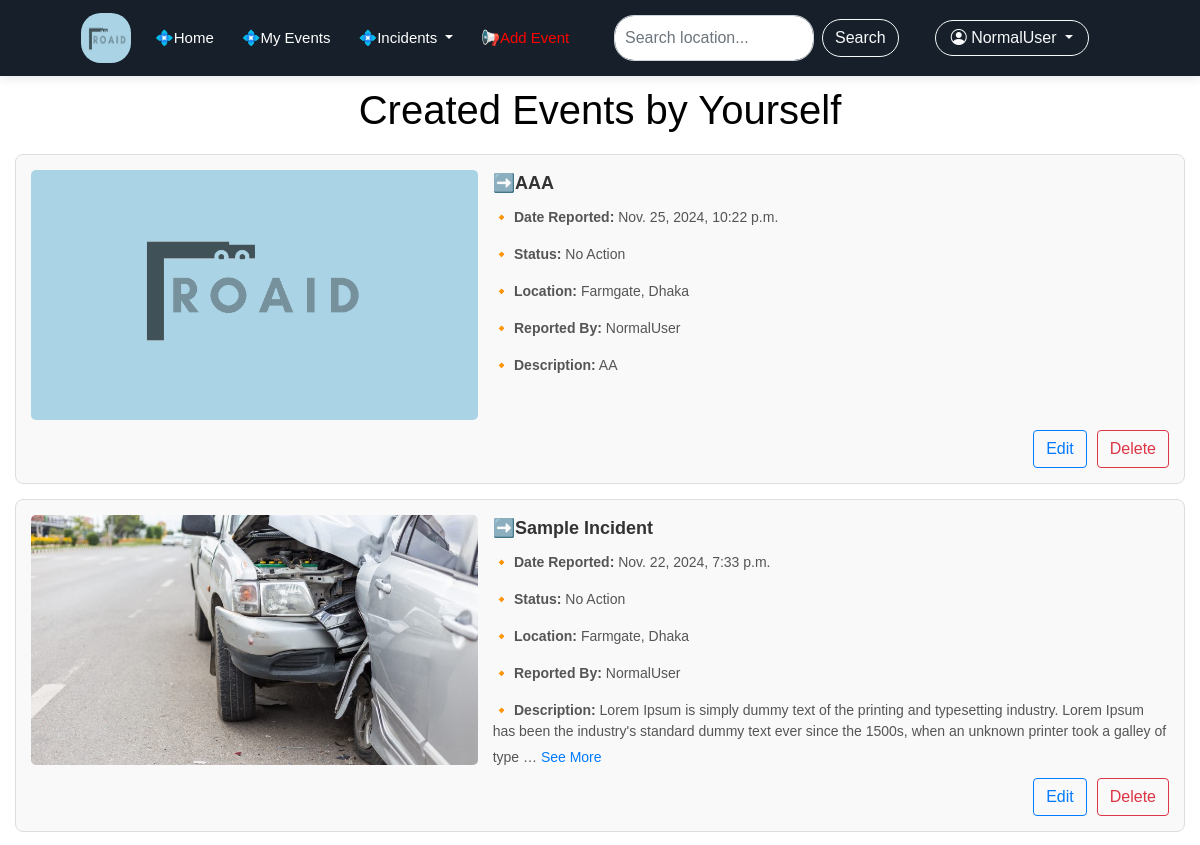
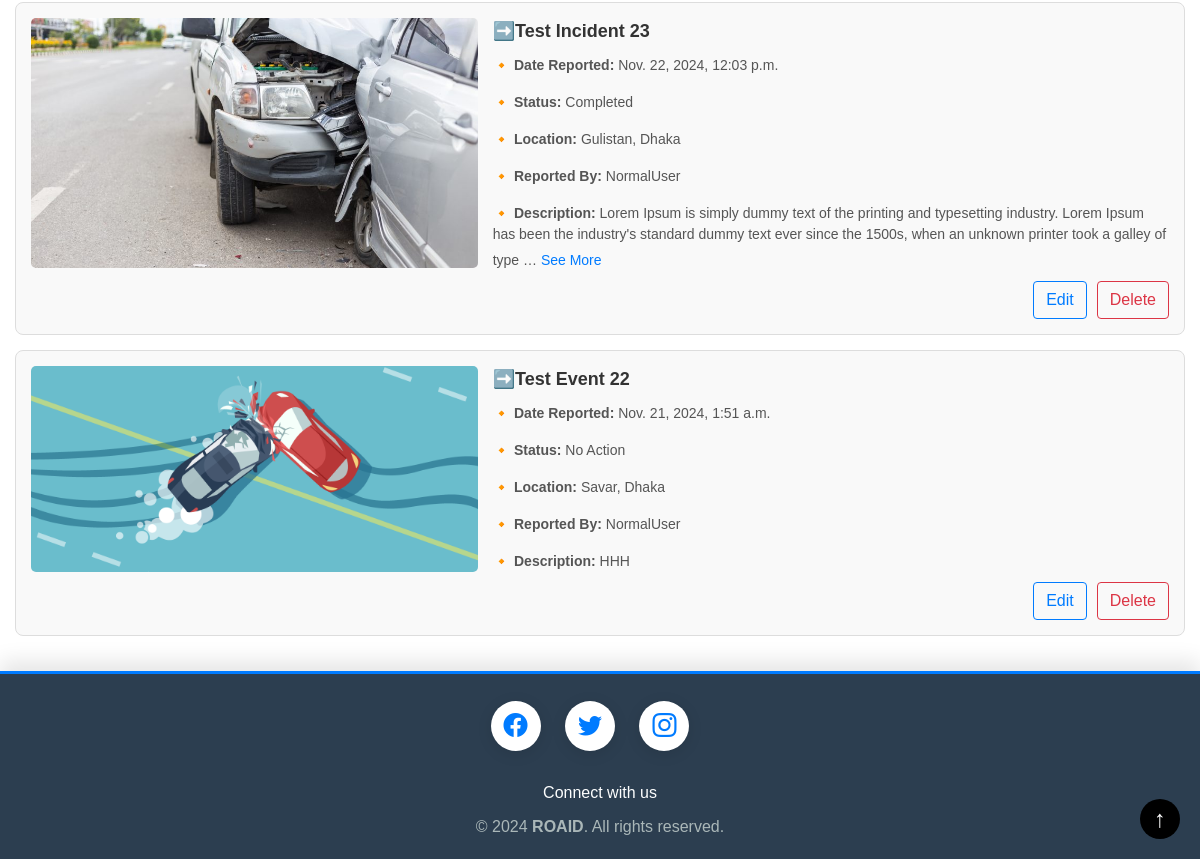
Page /my_events/ (signed in) on the earlier database version (2 pictures, top to bottom).
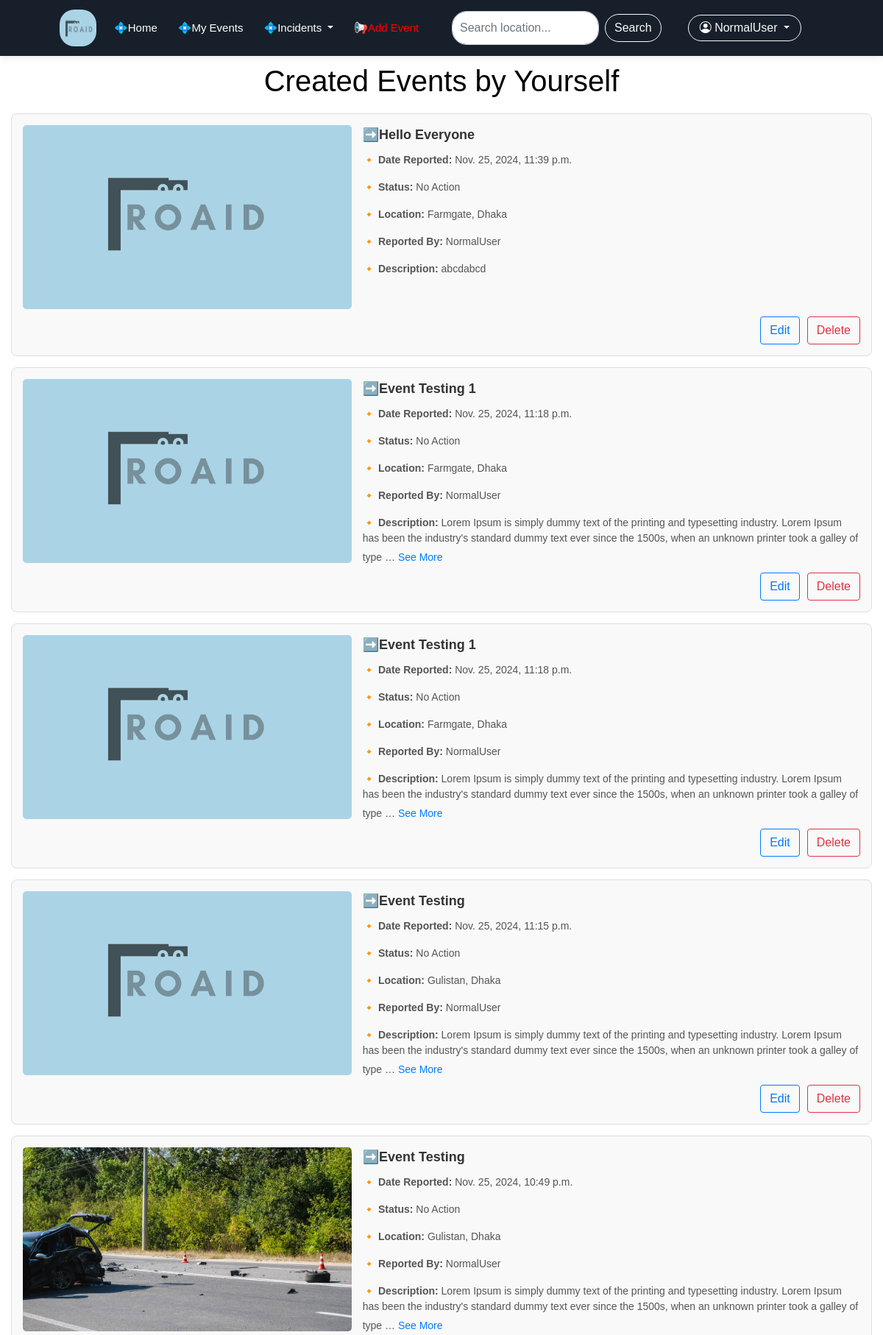
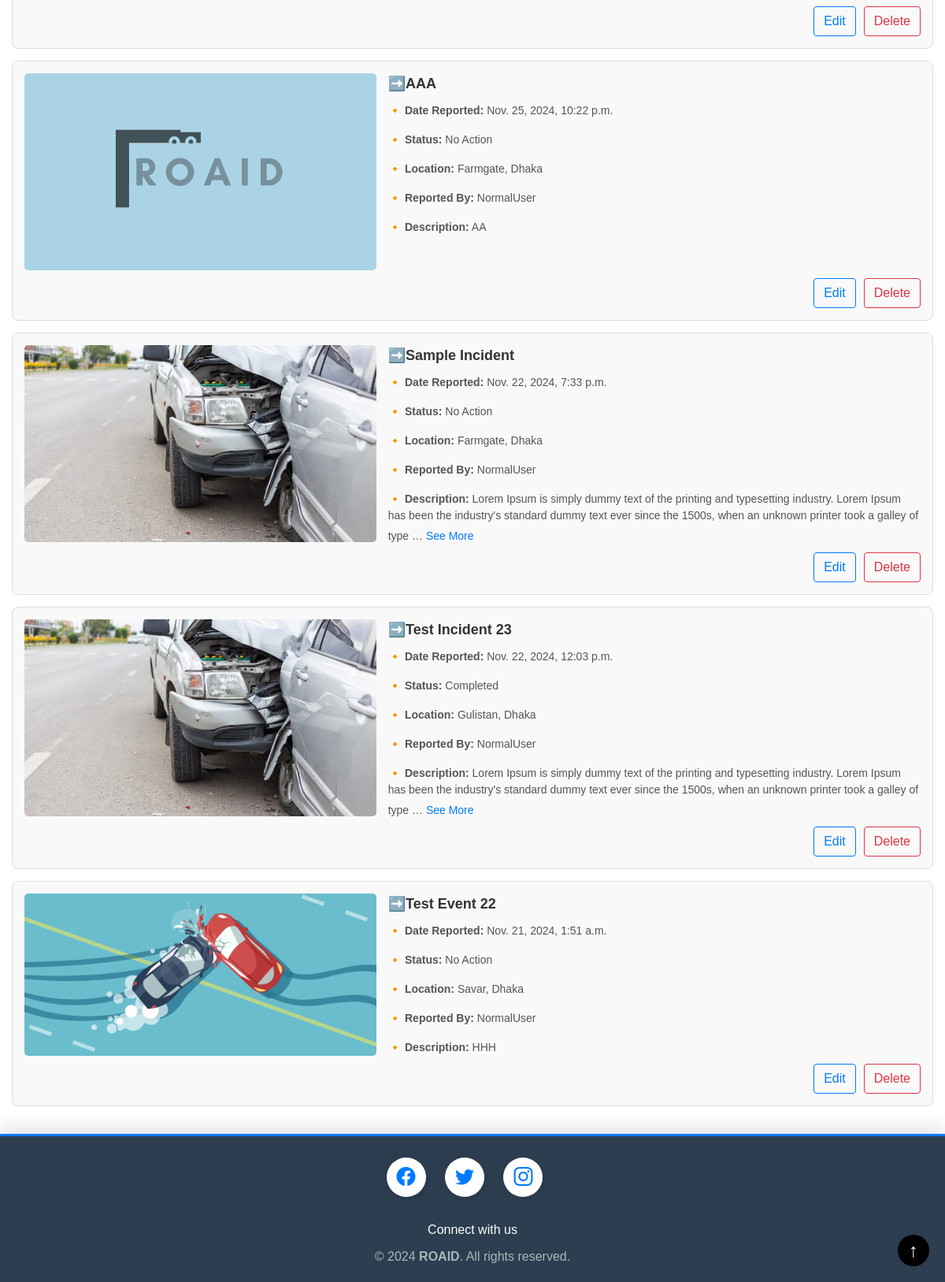
Same page on the later database version (2 pictures, top to bottom).
### Volunteer/models.py (models this page shows, shortened)
class Incident(models.Model):
    STATUS_CHOICES = [
        ('No Action', 'No Action'),
        ('On Action', 'On Action'),
        ('Completed', 'Completed'),
    ]
    title = models.CharField(max_length=200)
    description = models.TextField()
    location = models.CharField(max_length=255)
    date_reported = models.DateTimeField(auto_now_add=True)
    status = models.CharField(max_length=20, choices=STATUS_CHOICES, default='No Action')
    reported_by = models.ForeignKey(User, on_delete=models.CASCADE, related_name='reported_incidents')
    assigned_to = models.ForeignKey(User, on_delete=models.SET_NULL, null=True, blank=True, default= None,
                                    related_name='assigned_incidents')
    service_type = models.CharField(max_length=50,
                                    choices=[('Fire', 'Fire'), ('Police', 'Police'), ('Ambulance', 'Ambulance')],
                                    default='police')
    image = models.ImageField(blank=True, null=True, upload_to='images/')

### Volunteer/views.py (the view)
# urls.py: path('my_events/', v_views.my_events, name='my_events'),
@login_required
def my_events(request):
    inc = Incident.objects.filter(reported_by=request.user).order_by('-date_reported')
    context = {'inc': inc}
    return render(request, template_name='my_events.html', context=context)

### Volunteer/templates/my_events.html (shortened to what this page needs)
{% extends 'common.html' %}
{% load static %}
{% block content %}
<!DOCTYPE html>
<html lang="en">
<head>
    <link rel="stylesheet" href="{% static 'css/my_events.css' %}">
</head>
<body>
    <div class="container">
        <h1 class="title" style="padding-top: 10px;color: black">Created Events by Yourself</h1>
        {% for incident in inc %}
        <div class="incident-card">
            <div class="incident-content">
                <div class="incident-image-container">
                    {% if incident.image %}
                        <img src="{{ incident.image.url }}" alt="Incident Image" class="incident-image">
                    {% else %}
                        <img src="{% static 'images/ROAID.png' %}" alt="Incident Image" class="incident-image">
                    {% endif %}
                </div>
                <div class="incident-info">
                    <div class="incident-header">
                        ➡️{{ incident.title }}
                    </div>
                    <div class="incident-details">
                        <p><strong>🔸 Date Reported:</strong> {{ incident.date_reported }}</p>
                        <p><strong>🔸 Status:</strong> {{ incident.status }}</p>
                        <p><strong>🔸 Location:</strong> {{ incident.location }}</p>
                        <p><strong>🔸 Reported By:</strong> {{ incident.reported_by }}</p>
                    </div>
                    <div class="incident-description">
                        <strong>🔸 Description:</strong>
                        <span class="description-text" data-full-text="{{ incident.description }}">
                            {{ incident.description|truncatechars:200 }}
                        </span>
                        {% if incident.description|length > 200 %}
                            <button class="see-more-btn">See More</button>
                        {% endif %}
                    </div>
                </div>
            </div>
            <div class="button-container">
                <a href="{% url 'edit_incident' incident.id %}" class="btn btn-outline-primary" style="margin-right: 10px">Edit</a>
                <a href="{% url 'delete_incident' incident.id %}" class="btn btn-outline-danger">Delete</a>
            </div>
        </div>
        {% empty %}
        <p>No incidents to display.</p>
        {% endfor %}
    </div>
</body>
</html>
{% endblock %}

### Volunteer/templates/common.html (shortened to what this page needs)
<!DOCTYPE html>
<html lang="en">
<head>
    <link href="https://cdn.jsdelivr.net/npm/bootstrap@5.3.0/dist/css/bootstrap.min.css" rel="stylesheet">
    <link rel="stylesheet" href="https://cdn.jsdelivr.net/npm/bootstrap@4.0.0/dist/css/bootstrap.min.css">
</head>
<body>
{% include 'navbar.html' %}
{% block content %}
{% endblock %}
</body>
{% include 'footer.html' %}
</html>

### Volunteer/templates/navbar.html (shortened to what this page needs)
{% load static %}
<link rel="stylesheet" href="{% static 'css/navbar.css' %}">
<nav class="navbar navbar-expand-lg navbar-light" style="background-color: #17202a; box-shadow: 0 2px 10px rgba(0,0,0,0.1);">
  <div class="container-fluid">
    <a class="navbar-brand" href="http://127.0.0.1:8000/about_us/">
      <img src="{% static 'images/About.png' %}" alt="VBTIMS Logo" style="height: 50px; width: 50px; border-radius: 40%;margin-left: 50px">
    </a>
    <div class="collapse navbar-collapse" id="navbarSupportedContent">
      <ul class="navbar-nav mr-auto">
        <li class="nav-item active">
          <a class="nav-link text-white" href="http://127.0.0.1:8000/homepage" style="font-size: 15px; padding-right: 20px">💠Home</a>
        </li>
        <li class="nav-item">
          <a class="nav-link text-white" href="http://127.0.0.1:8000/my_events/" style="font-size: 15px; padding-right: 20px">💠My Events</a>
        </li>
        <li class="nav-item dropdown">
          <a class="nav-link dropdown-toggle text-white" href="#" id="navbarDropdown" role="button" data-toggle="dropdown" aria-haspopup="true" aria-expanded="false" style="font-size: 15px; padding-right: 20px">
            💠Incidents
          </a>
        </li>
        <li class="nav-item">
          <a class="nav-link text-white" href="http://127.0.0.1:8000/add_incident/" style="font-size: 15px; padding-right: 20px; -webkit-text-fill-color: red">📢Add Event</a>
        </li>
      </ul>
      <form class="form-inline my-2 my-lg-0" action="{% url 'search' %}" method="GET" style="margin-right: 20px;">
        <input class="form-control mr-sm-2" type="text" name="query" placeholder="Search location..." aria-label="Search" style="border-radius: 20px; padding: 10px; width: 200px;">
        <button class="btn btn-outline-light my-2 my-sm-0" type="submit" style="border-radius: 20px;">Search</button>
      </form>
      <div class="dropdown ml-3" style="margin-right: 80px;">
        <a class="btn btn-outline-light dropdown-toggle" href="#" role="button" id="profileDropdown" data-toggle="dropdown" aria-haspopup="true" aria-expanded="false" style="border-radius: 20px; padding: 5px 15px;">
          <i class="bi bi-person-circle"></i> {{user.username}}
        </a>
      </div>
    </div>
  </div>
</nav>

### Volunteer/templates/footer.html (shortened to what this page needs)
<!DOCTYPE html>
<html lang="en">
<head>
    <link href="https://cdn.jsdelivr.net/npm/bootstrap-icons@1.8.0/font/bootstrap-icons.css" rel="stylesheet">
</head>
<body>
<footer>
    <div class="pattern-bg"></div>
    <div class="container" style="margin-top: 20px">
        <div class="row">
            <div class="col-12 text-center">
                <div class="social-icons">
                    <a href="https://www.facebook.com/" target="_blank">
                        <i class="bi bi-facebook"></i>
                    </a>
                    <a href="https://twitter.com/" target="_blank">
                        <i class="bi bi-twitter"></i>
                    </a>
                    <a href="https://www.instagram.com/" target="_blank">
                        <i class="bi bi-instagram"></i>
                    </a>
                </div>
            </div>
        </div>
        <div class="row">
            <div class="col-12 text-center">
                <p class="footer-text">Connect with us</p>
                <p class="footer-text" style="color: #aab7b8;">&copy; 2024 <strong>ROAID</strong>. All rights reserved.</p>
            </div>
        </div>
    </div>
</footer>
<button class="scroll-to-top" onclick="scrollToTop()">&#8593;</button>
</body>
</html>

### static/css/navbar.css (style rules this page uses)
body, html { background-color: #ffffff; color: #000000; transition: background-color 0.3s, color 0.3s; }
.navbar { background-color: #17202a; }

### static/css/my_events.css (style rules this page uses)
* { margin: 0; padding: 0; box-sizing: border-box; }
.container { max-width: 800px; margin: 0 auto; padding: 20px; font-family: Arial, sans-serif; }
.title { color: #0066cc; text-align: center; margin-bottom: 20px; }
.incident-card { border: 1px solid #ddd; border-radius: 8px; margin-bottom: 15px; padding: 15px; background-color: #f9f9f9; }
.incident-content { display: flex; gap: 15px; }
.incident-image-container { flex: 2 2 40%; }
.incident-image { width: 100%; height: 100%; overflow: hidden; max-height: 250px; border-radius: 5px; object-fit: cover; }
.incident-info { flex: 1 1 60%; }
.incident-header { font-size: 18px; font-weight: bold; color: #333; margin-bottom: 10px; }
.incident-details p, .incident-description { font-size: 14px; color: #555; }
.see-more-btn { background: none; border: none; color: #007bff; cursor: pointer; font-size: 14px; margin-top: 5px; padding: 0; }
.button-container { display: flex; justify-content: flex-end; margin-top: 10px; }

### Volunteer/templates/footer.html (style rules this page uses)
body { margin: 0; padding: 0; display: flex; flex-direction: column; min-height: 100vh; font-family: Arial, sans-serif; }
footer { background-color: #2c3e50 ; padding: 10px 0; margin-top: 20px; font-family: Arial, sans-serif; position: relative; overflow: hidden; border-top-left-radius: 0px; border-top-right-radius: 0px; box-shadow: 0px -10px 20px rgba(0, 0, 0, 0.1); }
.container { max-width: 1200px; margin: 0 auto; padding: 0 15px; }
.social-icons { margin-bottom: 30px; }
.social-icons a { color: #007bff; text-decoration: none; margin-right: 20px; transition: color 0.3s ease; border-radius: 50%; display: inline-flex; justify-content: center; align-items: center; width: 50px; height: 50px; background-color: #fff; box-shadow: 0px 3px 15px rgba(0, 0, 0, 0.1); }
.footer-text { font-size: 16px; color: #fdfefe; margin-bottom: 10px; }
footer:before { content: ""; position: absolute; top: -3px; left: 0; width: 100%; height: 6px; background-color: #007bff; border-radius: 3px 3px 0 0; animation: waveAnimation 2s linear infinite alternate; }
footer .social-icons a i { font-size: 24px; }
footer .footer-text { margin-bottom: 10px; }
.pattern-bg { position: absolute; top: 0; left: 0; width: 100%; height: 100%; opacity: 0.1; pointer-events: none; }
.scroll-to-top { position: fixed; bottom: 20px; right: 20px; background-color: black; color: #fff; border: none; border-radius: 50%; width: 40px; height: 40px; font-size: 24px; line-height: 40px; text-align: center; cursor: pointer; transition: background-color 0.3s ease; z-index: 999; }

Differences in the rows shown:
added Incident: title "Hello Everyone", date_reported "Nov. 25, 2024, 11:39 p.m.", status "No Action", location "Farmgate, Dhaka", reported_by "NormalUser", description "abcdabcd"
added Incident: title "Event Testing 1", date_reported "Nov. 25, 2024, 11:18 p.m.", status "No Action", location "Farmgate, Dhaka", reported_by "NormalUser", description "Lorem Ipsum is simply dummy text of the printing and typesetting industry. Lorem Ipsum has been the industry's standard dummy text ever since the 1500s, when an unknown printer took a galley of type …", shows "See More"
added Incident: title "Event Testing 1", date_reported "Nov. 25, 2024, 11:18 p.m.", status "No Action", location "Farmgate, Dhaka", reported_by "NormalUser", description "Lorem Ipsum is simply dummy text of the printing and typesetting industry. Lorem Ipsum has been the industry's standard dummy text ever since the 1500s, when an unknown printer took a galley of type …", shows "See More"
added Incident: title "Event Testing", date_reported "Nov. 25, 2024, 11:15 p.m.", status "No Action", location "Gulistan, Dhaka", reported_by "NormalUser", description "Lorem Ipsum is simply dummy text of the printing and typesetting industry. Lorem Ipsum has been the industry's standard dummy text ever since the 1500s, when an unknown printer took a galley of type …", shows "See More"
added Incident: image (picture), title "Event Testing", date_reported "Nov. 25, 2024, 10:49 p.m.", status "No Action", location "Gulistan, Dhaka", reported_by "NormalUser", description "Lorem Ipsum is simply dummy text of the printing and typesetting industry. Lorem Ipsum has been the industry's standard dummy text ever since the 1500s, when an unknown printer took a galley of type …", shows "See More"
